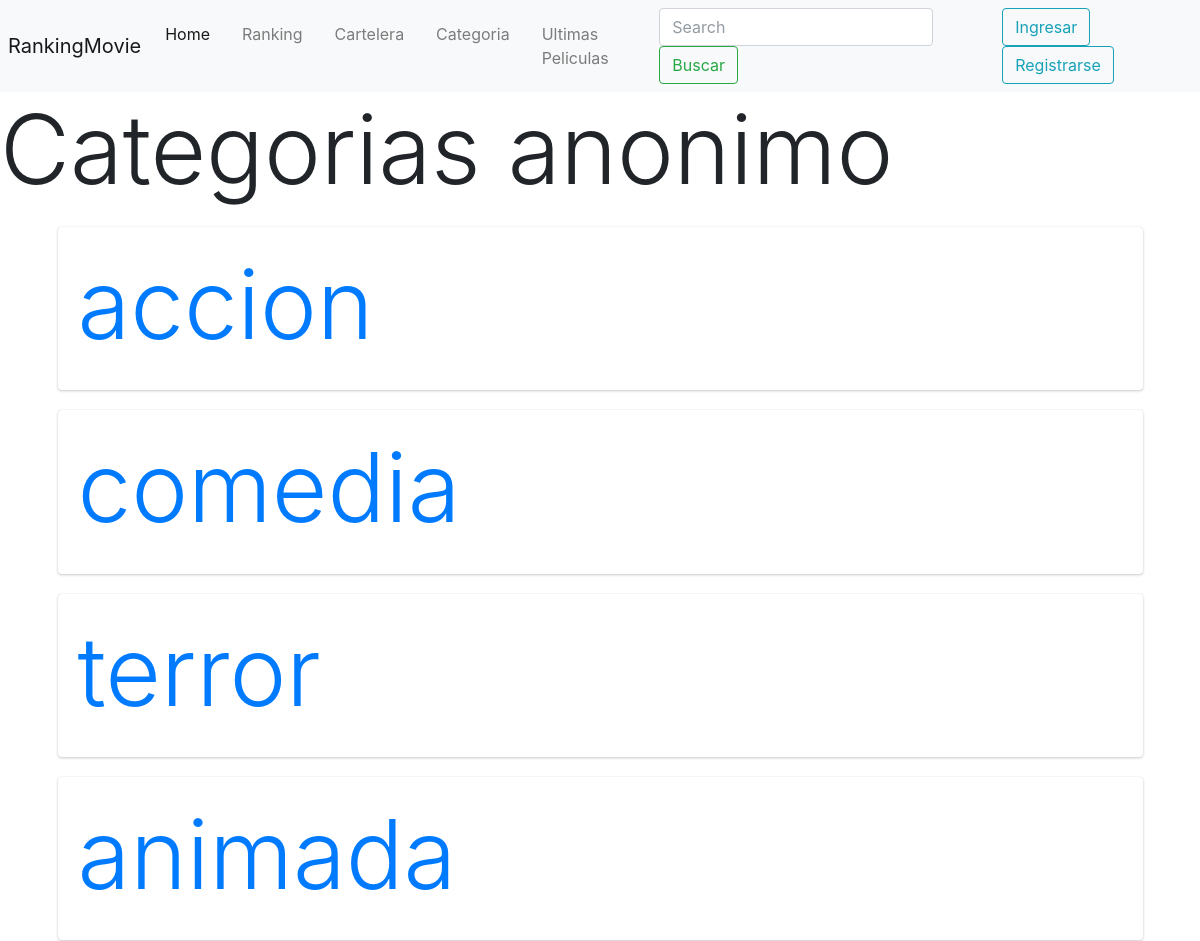
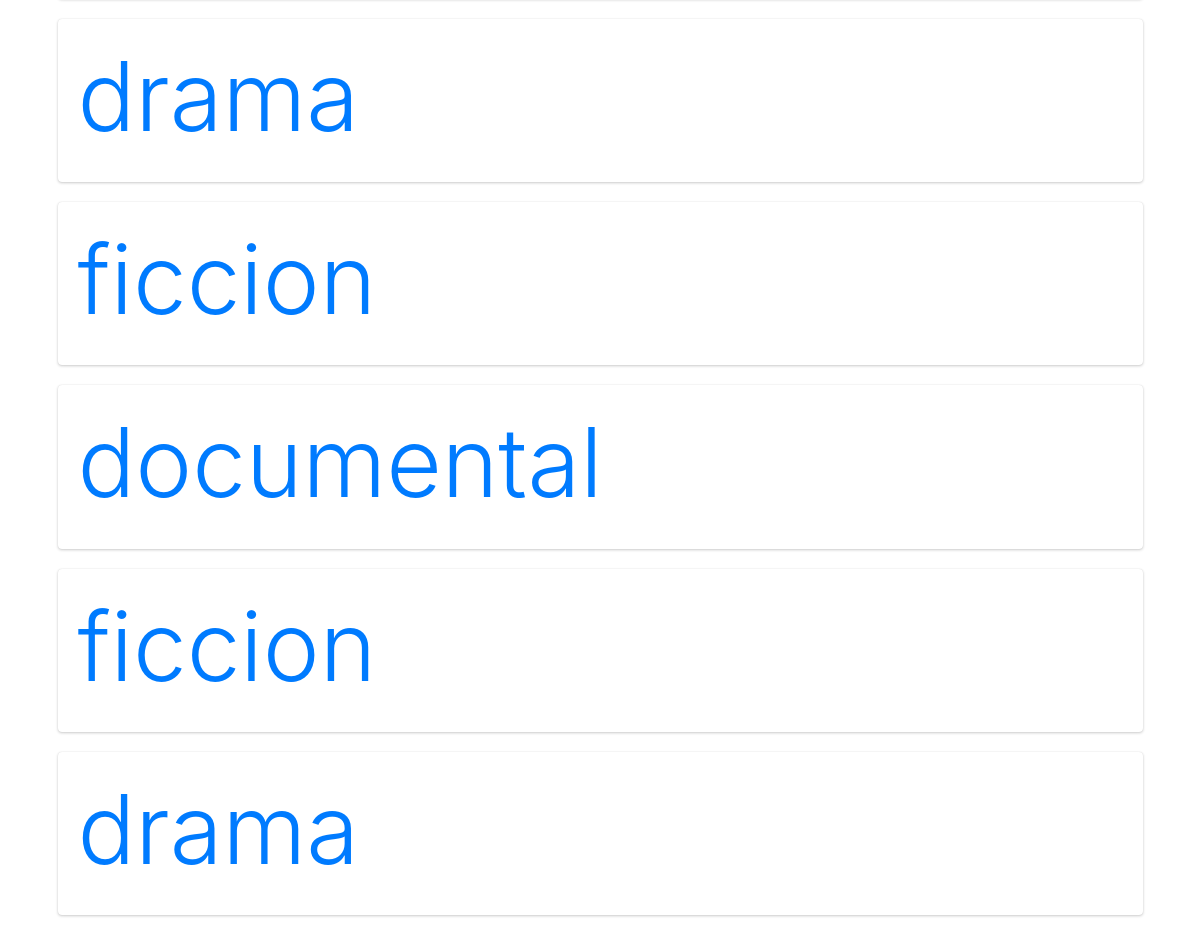
Screenshot of /categorias1/ with the database file from the repository (2 pictures, top to bottom).
### app/models.py (models this page shows, shortened)
class Categoria(models.Model):
    nombre = models.CharField(max_length=45, null=False)
    peliculas = models.ManyToManyField(Pelicula, related_name='peliculas')
    class Meta:
        app_label = 'app'

### app/views.py (the view)
# urls.py: path('categorias1/', views.categorias1, name='categorias1'),
def categorias1(request):
    lista_categorias = Categoria.objects.all()
    contexto = {
        'lista_categorias' : lista_categorias
    }
    return render(request,'app/categorias1.html', contexto)

### app/templates/app/categorias1.html (shortened to what this page needs)
{% extends "app/baseanonimo.html"%}
{% load static %}
{% block contenido %}
<h1 class="display-1">Categorias anonimo</h1>
<div class="content">
  {% for c in lista_categorias %}
    <div class="card-deck" style="margin: 20px 50px">
      <div class="card">
        <div class="card-body">
          <h1 class="display-1">
            <a href="{% url 'app:categoria1' c.id %}">
            {{ c.nombre }}
            </a>
        </h1>
        </div>
      </div>
    </div>
    {% endfor %}
  </div>
{% endblock %}

### rows the page displays
Categoria: nombre "accion"
Categoria: nombre "comedia"
Categoria: nombre "terror"
Categoria: nombre "animada"
Categoria: nombre "drama"
Categoria: nombre "ficcion"
Categoria: nombre "documental"
Categoria: nombre "ficcion"
Categoria: nombre "drama"
